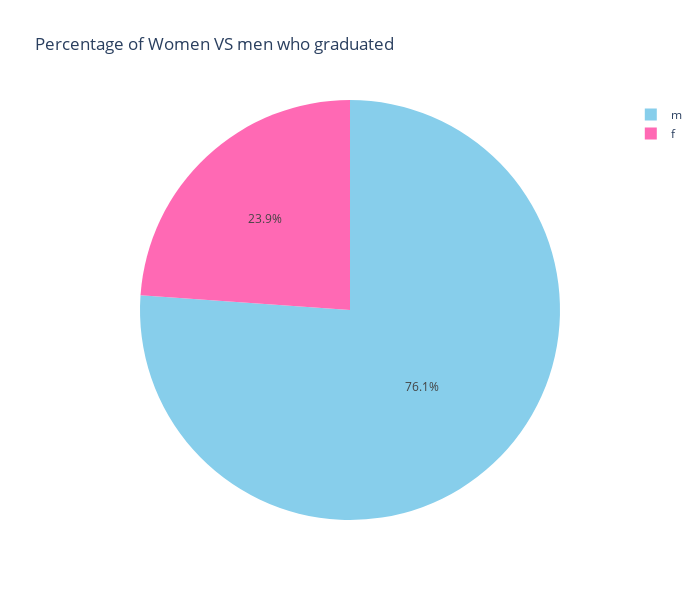

Notebook source saved alongside this figure:
### Code cell
gender_counts_df = pj.groupby('Gender').size().reset_index(name='Counts')
gender_counts_df['Percentage'] = (gender_counts_df['Counts'] / gender_counts_df['Counts'].sum()) * 100
fig = px.pie(gender_counts_df, values='Percentage', names='Gender', 
             title='Percentage of Women VS men who graduated',
             color_discrete_sequence=['#87CEEB', '#FF69B4'], width=700, height=600)
fig.show()

### Figure 1 — Plotly figure (JSON) as saved in the notebook; plotly's stock layout.template omitted (floating-point values rounded to 4 significant figures)
{"data": [{"domain": {"x": [0, 1], "y": [0, 1]}, "hovertemplate": "Gender=%{label}<br>Percentage=%{value}<extra></extra>", "labels": ["f", "m"], "legendgroup": "", "name": "", "showlegend": true, "type": "pie", "values": [23.88, 76.12]}], "layout": {"height": 600, "legend": {"tracegroupgap": 0}, "piecolorway": ["#87CEEB", "#FF69B4"], "title": {"text": "Percentage of Women VS men who graduated"}, "width": 700}}
